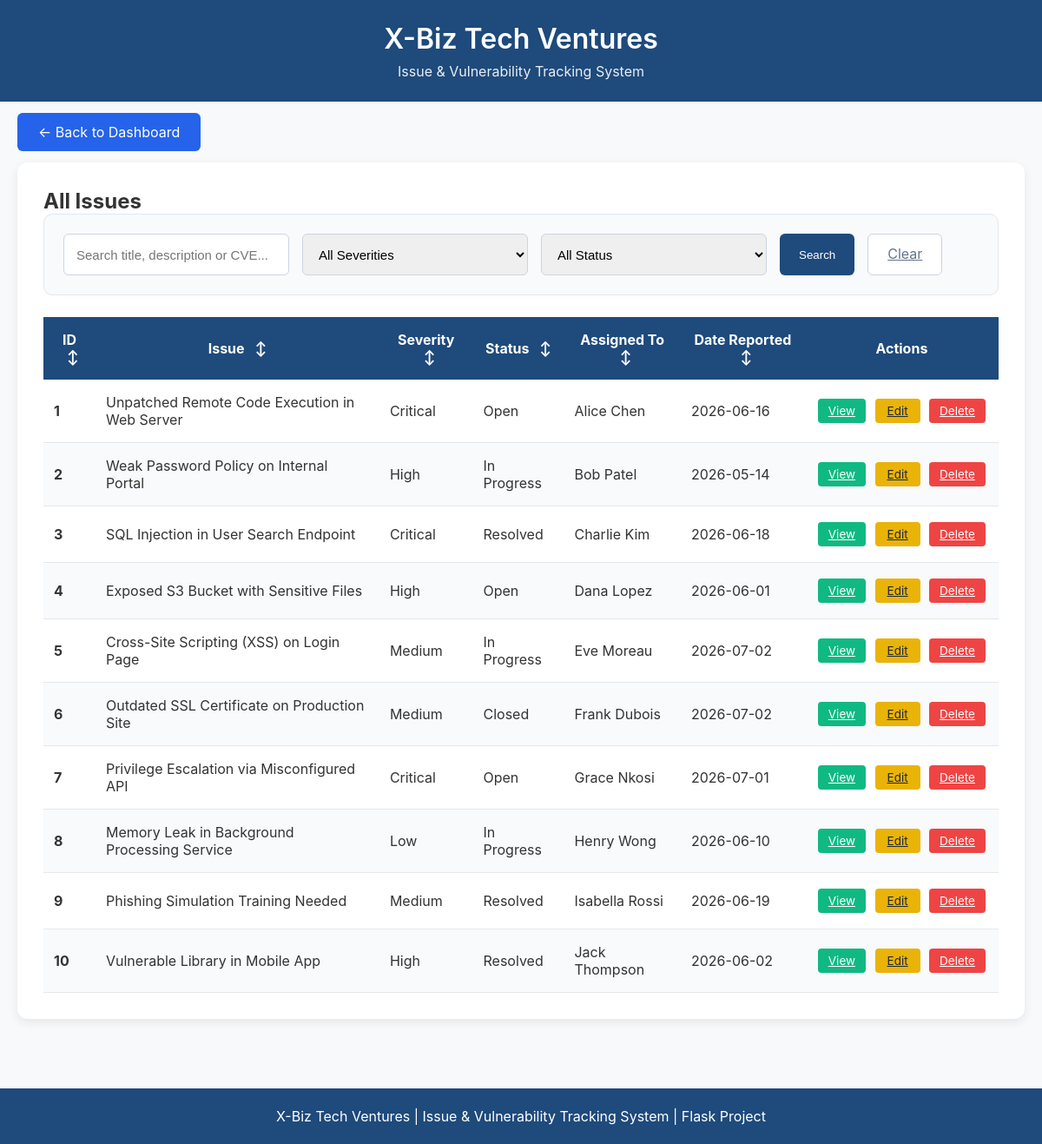
The app's page /issues, older data.
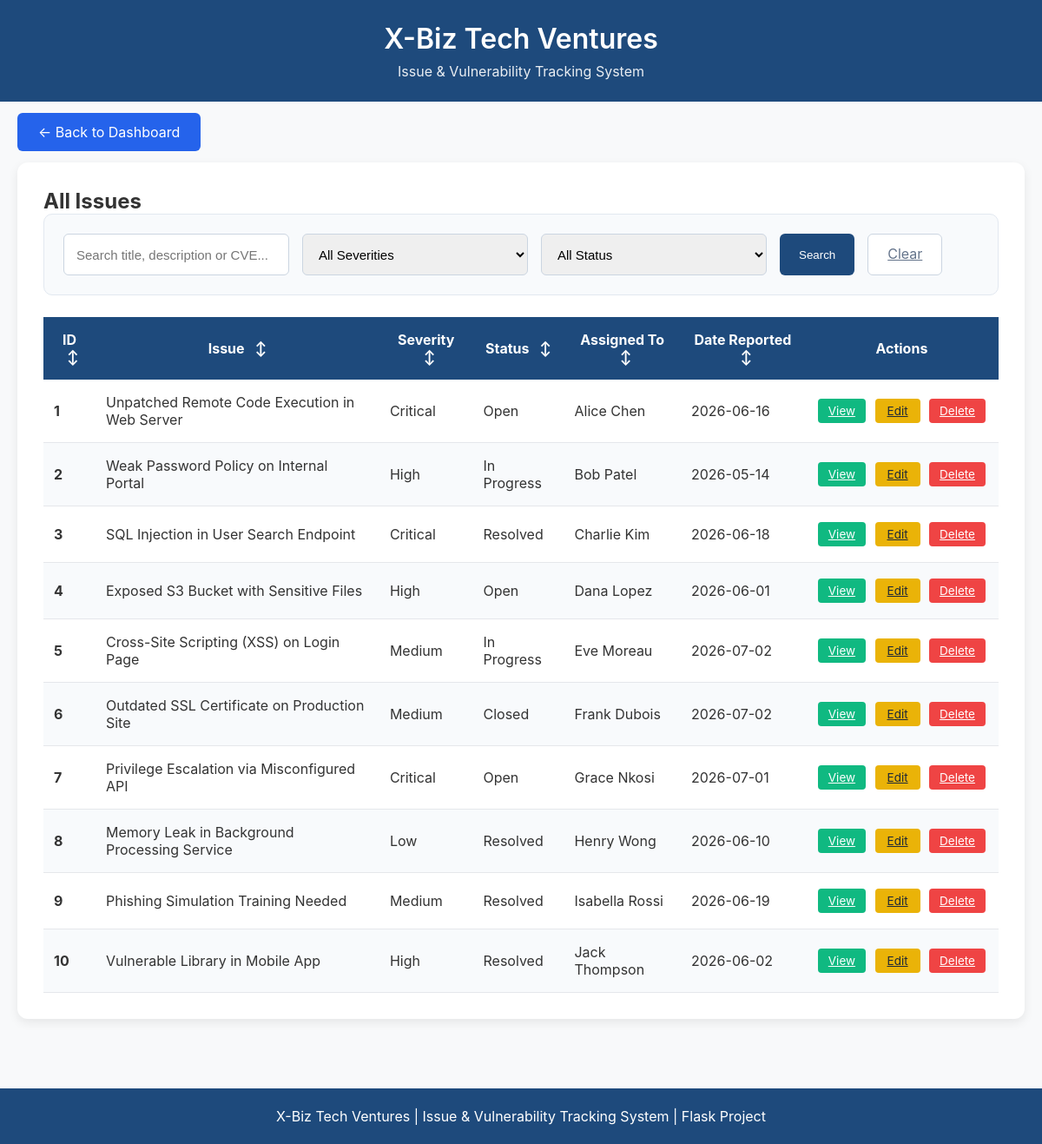
The same page, newer data.
### tables this page shows
CREATE TABLE issues(
            id INTEGER PRIMARY KEY AUTOINCREMENT,
            title TEXT NOT NULL,
            description TEXT NOT NULL,
            severity TEXT NOT NULL,
            status TEXT NOT NULL,
            assigned_to TEXT,
            date_reported DATE,
            cve TEXT,
            remediation TEXT,
            created_at TIMESTAMP DEFAULT CURRENT_TIMESTAMP,
            last_updated TIMESTAMP DEFAULT CURRENT_TIMESTAMP
        );

### app.py (the view)
@app.route("/issues")
def view_issues():
    search = request.args.get('search', '').strip()
    severity_filter = request.args.get('severity', '')
    status_filter = request.args.get('status', '')
    connection = sqlite3.connect("issues.db")
    connection.row_factory = sqlite3.Row
    cursor = connection.cursor()
    query = "SELECT * FROM issues WHERE 1=1"
    params = []
    if search:
        query += " AND (title LIKE ? OR description LIKE ? OR cve LIKE ?)"
        params.extend([f"%{search}%", f"%{search}%", f"%{search}%"])
    if severity_filter:
        query += " AND severity = ?"
        params.append(severity_filter)
    if status_filter:
        query += " AND status = ?"
        params.append(status_filter)
    query += " ORDER BY id DESC"
    cursor.execute(query, params)
    issues = cursor.fetchall()
    connection.close()
    return render_template("view_issues.html", issues=issues, search=search, severity_filter=severity_filter, status_filter=status_filter)

### templates/view_issues.html (shortened to what this page needs)
<!DOCTYPE html>
<html lang="en">
<head>
</head>
<body>
<header>
    <h1>X-Biz Tech Ventures</h1>
    <p class="subtitle">Issue &amp; Vulnerability Tracking System</p>
</header>
<div class="nav">
    <a href="/" class="btn btn-primary" style="padding:12px 24px; background:#2563eb; color:white; text-decoration:none; border-radius:6px;">
        ← Back to Dashboard
    </a>
</div>
<div class="container">
    <div class="card">
        <h2>All Issues</h2>
        <div class="search-bar">
            <form method="GET" action="/issues" class="search-form">
                <input type="text" name="search" value="{{ search }}" placeholder="Search title, description or CVE...">
                <select name="severity">
                    <option value="">All Severities</option>
                </select>
                <select name="status">
                    <option value="">All Status</option>
                </select>
                <button type="submit" class="btn-search">Search</button>
                <a href="/issues" class="btn-clear">Clear</a>
            </form>
        </div>
        <table id="allIssuesTable">
            <thead>
                <tr>
                    <th onclick="sortTable(0, 'allIssuesTable')">ID <span class="arrow" id="arrow0">↕</span></th>
                    <th onclick="sortTable(1, 'allIssuesTable')">Issue <span class="arrow" id="arrow1">↕</span></th>
                    <th onclick="sortTable(2, 'allIssuesTable')">Severity <span class="arrow" id="arrow2">↕</span></th>
                    <th onclick="sortTable(3, 'allIssuesTable')">Status <span class="arrow" id="arrow3">↕</span></th>
                    <th onclick="sortTable(4, 'allIssuesTable')">Assigned To <span class="arrow" id="arrow4">↕</span></th>
                    <th onclick="sortTable(5, 'allIssuesTable')">Date Reported <span class="arrow" id="arrow5">↕</span></th>
                    <th class="center">Actions</th>
                </tr>
            </thead>
            <tbody>
                {% for item in issues|sort(attribute='id') %}
                <tr>
                    <td><strong>{{ item.id }}</strong></td>
                    <td>{{ item.title }}</td>
                    <td>{{ item.severity }}</td>
                    <td>{{ item.status }}</td>
                    <td>{{ item.assigned_to or "Not Assigned" }}</td>
                    <td>{{ item.date_reported or "N/A" }}</td>
                    <td class="actions-cell">
                        <a href="/view_issue/{{ item.id }}" class="btn-small btn-view">View</a>
                        <a href="/edit_issue/{{ item.id }}" class="btn-small btn-edit">Edit</a>
                        <a href="/delete_issue/{{ item.id }}" class="btn-small btn-delete" onclick="return confirm('Delete this issue?');">Delete</a>
                    </td>
                </tr>
                {% endfor %}
            </tbody>
        </table>
    </div>
</div>
<footer class="footer">
    X-Biz Tech Ventures | Issue &amp; Vulnerability Tracking System | Flask Project
</footer>
</body>
</html>

Row changes from the older to the newer data that the page shows:
changed issues "Memory Leak in Background Processing Service": status "In Progress" → "Resolved"
